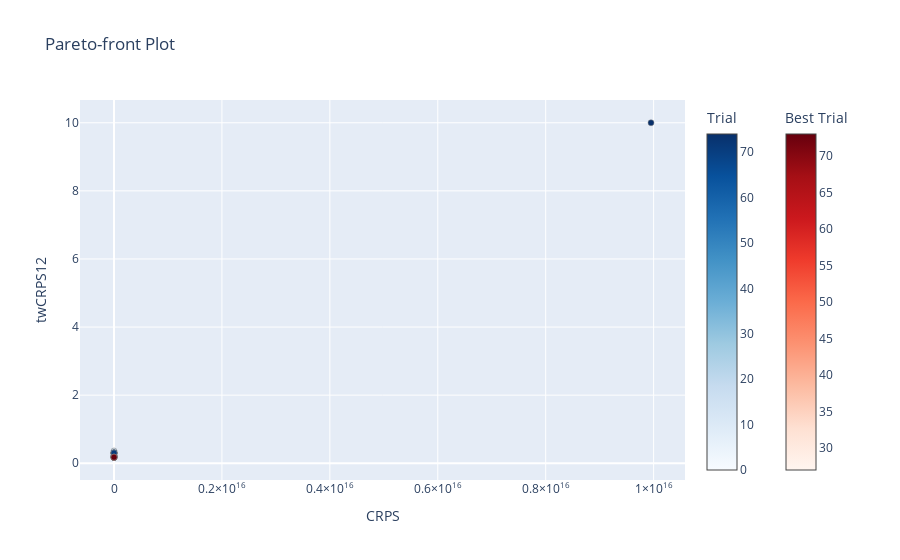

Notebook source saved alongside this figure:
### Code cell
optuna.visualization.plot_pareto_front(study2)
